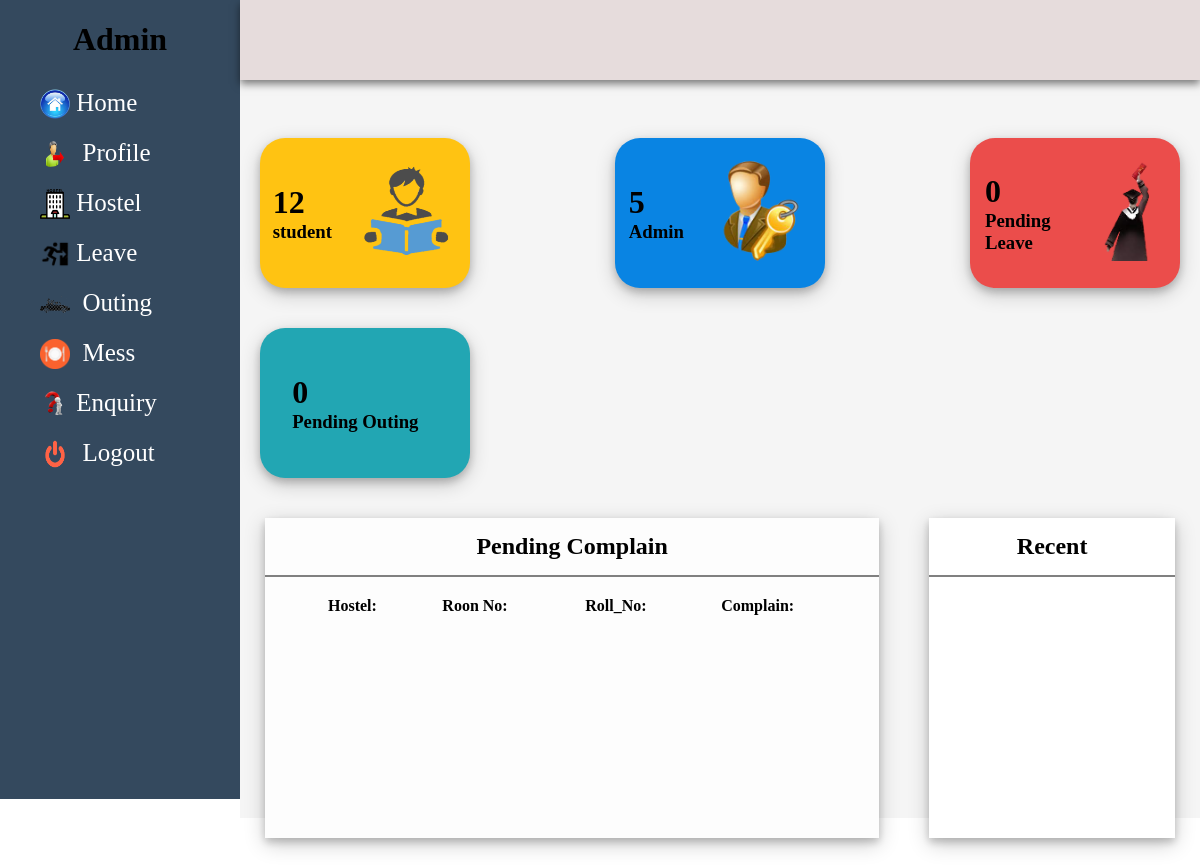
Before: / (signed in) with the older database file.
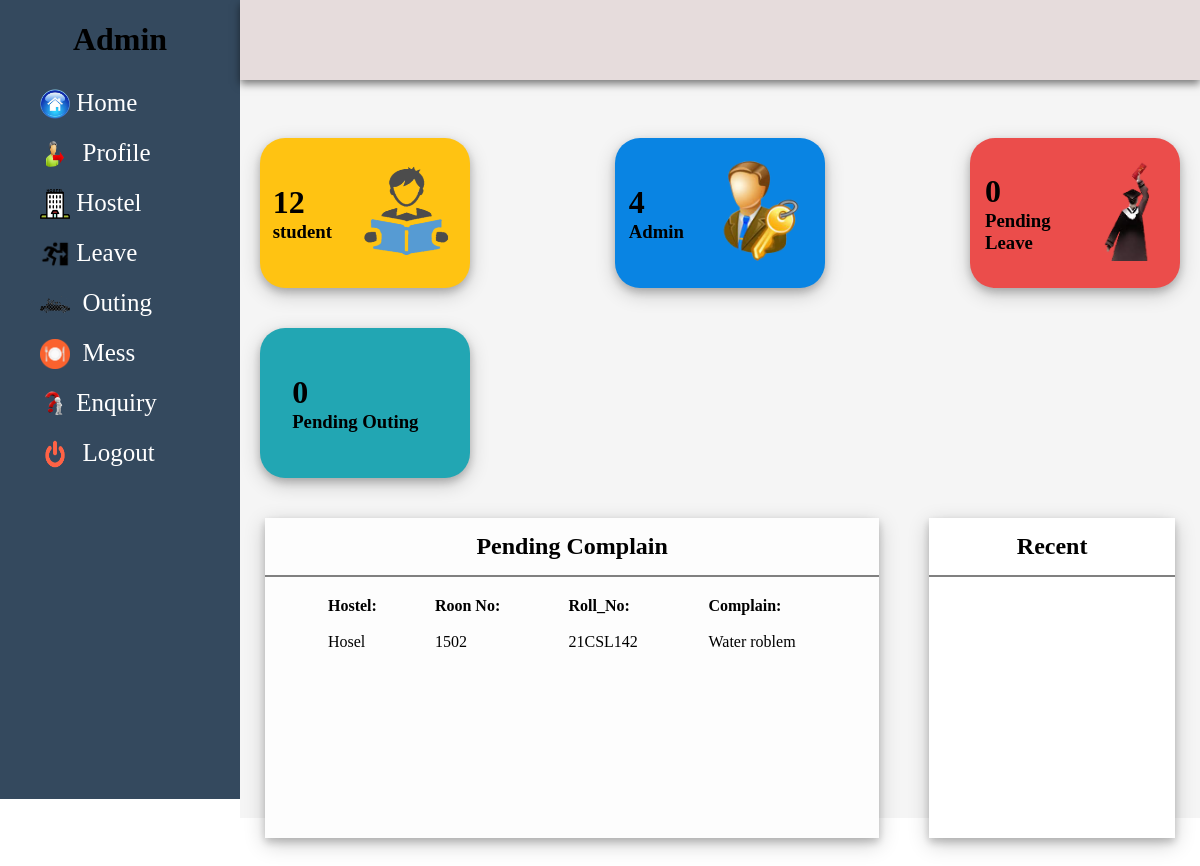
After: the same page with the newer database file.
### home/models.py (models this page shows, shortened)
class Complain(models.Model):
    roll_number = models.CharField(max_length=50)
    hostel = models.CharField(max_length=20)
    room_no = models.IntegerField()
    student_name = models.CharField(max_length=50)
    dept = models.CharField(max_length=50)
    complain = models.CharField(max_length=50)
    status = models.CharField(max_length=20,default="pending")
    Aaa = models.CharField(max_length=50, null=True)
    Aab = models.CharField(max_length=50, null=True)

### home/views.py (the view)
# urls.py: path('', views.index, name='home' ),
def index(request):
    if request.user.is_anonymous:
        return redirect('/login')
    else:
        number_of_student = AddStudent.objects.count()
        number_of_admin = int(Add_Admin.objects.count())
        pending_leave = StudentLeave.objects.filter(Aaa = 'pending')
        pending_outing = StudentOuting.objects.filter(Aaa = 'Pending')
        pending_outing = pending_outing.count()
        pending_leave = pending_leave.count()
        complain = Complain.objects.filter(status='pending')
        ee = {'number_of_student': number_of_student,  'number_of_admin':number_of_admin,
              'pending_leave':pending_leave, 'pending_outing': pending_outing,
              'complain':complain}
        em = request.user.email
        if em == 'Null@gmail.com':
            return render(request, 'index.html',ee  )
        else:
            return redirect('/student-index')

### templates/index.html (shortened to what this page needs)
{% extends 'side-menu.html' %}
{% block body %}
{%load static%}
    <div class="container">
        <div class="header">
            <div class="nav">
                <div class="user">
                    <div class="img-case">
                    </div>
                </div>
            </div>
        </div>
        <div class="content">
            <a href="/manage-student">
            <div class="cards">
                <div class="card">
                    <div class="box">
                        <h1>{{ number_of_student }}</h1>
                        <h3>student</h3>
                    </div>
                    <div class="icon-case">
                        <img src="{% static 'images/2.png' %}" alt="" width="100px" height="100px">
                    </div>
                </div>
            </a>
            <a href="manage-admin">
                <div class="card-1">
                    <div class="box">
                        <h1>{{ number_of_admin}}</h1>
                        <h3>Admin</h3>
                    </div>
                    <div class="icon-case">
                        <img src="{% static 'images/admin.png' %}" alt="" width="100px" height="100px">
                    </div>
                </div>
            </a>
                <a href="/leave">
                <div class="card-2">
                    <div class="box"style="margin-left:15px;">
                        <h1> {{ pending_leave }} </h1>
                        <h3 > Pending Leave</h3>
                    </div>
                    <div class="icon-case">
                        <img src="{% static 'images/leave.png' %}" alt="" width="100px" height="100px">
                    </div>
                </div>
            </a>
            <a href="/outing">
                <div class="card-3">
                    <div class="box"style="margin-left:15px;">
                        <h1>{{ pending_outing }}</h1>
                        <h3>Pending Outing</h3>
                    </div>
                </div>
            </div>
            <div class="content-2">
                <div class="recent">
                    <div class="title">
                        <h2>Pending Complain</h2>
                    </div>
                    <table>
                        <tr>
                            <th>Hostel:</th>
                            <th>Roon No:</th>
                            <th>Roll_No:</th>
                            <th>Complain:</th>
                        </tr>
                        {% for  c in complain %}
                        <tr>
                            <td>{{ c.hostel }}</td>
                            <td>{{ c.room_no }}</td>
                            <td>{{ c.roll_number }}</td>
                            <td>{{ c.complain }}</td>
                        </tr>
                        {% endfor %}
                    </table>
                </div>
                <div class="new">
                    <div class="title">
                        <h2>Recent</h2>
                    </div>
                </div>
            </div>
        </div>
{% endblock body %}

### templates/side-menu.html (shortened to what this page needs)
{% load static %}
<!DOCTYPE html>
<html lang="en">
    <head>
    <link rel="stylesheet" href="{% static '/css/style.css' %}">
</head>
<body>
    <div class="side-menu">
        <div class="brand-name">
            <h1>Admin</h1>
        </div>
        <ul>
            <a href="/">  <li><img src="{% static 'images/home.png' %}" alt="" width='30px' height='30px'>&nbsp;Home</li></a>
            <a href="profile"> <li><img src="{% static 'images/logout.png' %}" alt="" width='30px' height='30px'>&nbsp; Profile</li></ai>
            <a href="hostel"><li><img src="{% static 'images/hostel.png' %}" alt="" width='30px' height='30px'>&nbsp;Hostel</li></a>
            <a href="leave"> <li><img src="{% static 'images/leave-img.png' %}" alt="" width='30px' height='30px'>&nbsp;Leave</li></a>
            <a href="outing"><li><img src="{% static 'images/outing.png' %}" alt=""width='30px' height='30px'>&nbsp; Outing</li></a>
            <a href="mess"><li><img src="{% static 'images/mess.png' %}" alt=""width='30px' height='30px'>&nbsp; Mess</li></a>
            <a href="enquiry"><li><img src="{% static 'images/enquiry.png' %}" alt=""width='30px' height='30px'>&nbsp;Enquiry</li></a>
            <a href="logout"> <li><img src="{% static 'images/logout-1.png' %}"  alt=""width='30px' height='30px'> &nbsp; <a href="logout">Logout </li></a>
        </ul>
    </div>
    {% block body %}
    {% endblock body %}
    </body>
</html>

### static/css/style.css (style rules this page uses)
* { margin: 0; padding: 0; box-sizing: border-box; }
body { min-height: 100vh; }
.img-case { width: 20px; height: 20px; }
a { text-decoration: none; color: white; }
li { list-style: none; }
h1, h2 { color: rgb(0, 0, 0); }
h3 { color: rgb(0, 0, 0); }
.title { display: flex; align-items: center; justify-content: space-around; padding: 15px 10px; border-bottom: 2px solid gray; }
table { padding: 10px; margin-left: 7%; }
th, td { text-align: left; padding: 8px; }
.side-menu { position: fixed; background: #34495e; width: 20vw; min-height: 100vh; display: flex; flex-direction: column; margin-top: -19px; }
.side-menu .brand-name { height: 10vh; display: flex; align-items: center; justify-content: center; }
.side-menu li { font-size: 25px; padding: 10px 40px; display: flex; color: white; text-decoration: none; }
.container { position: absolute; right: 0; width: 80vw; height: 100vh; background: whitesmoke; }
.container .header { position: fixed; top: 0; right: 0; width: 80vw; height: 10vh; background: rgb(230, 220, 220); display: flex; align-items: center; justify-content: center; box-shadow: 0 4px 8px 0 rgba(0, 0, 0, 0.5); }
.container .header .nav { width: 90%; display: flex; align-items: center; margin-top: 51px; }
.container .content { position: relative; margin-top: 10vh; min-height: 90vh; display: fixed; }
.container .content .cards { padding: 20px 5px; display: flex; align-items: center; justify-content: space-between; flex-wrap: wrap; display: fixed; }
.container .content .cards .card { width: 210px; height: 150px; background: #FFC312; margin: 20px 15px; display: flex; align-items: center; justify-content: space-around; box-shadow: 0 4px 8px 0 rgba(0, 0, 0, 0.2), 0 6px 20px 0 rgba(0, 0, 0, 0.20); border-radius: 25px; }
.container .content .cards .card-1 { width: 210px; height: 150px; background: #0984e3; margin: 20px 15px; display: flex; align-items: center; justify-content: space-around; box-shadow: 0 4px 8px 0 rgba(0, 0, 0, 0.2), 0 6px 20px 0 rgba(0, 0, 0, 0.20); border-radius: 25px; }
.container .content .cards .card-2 { width: 210px; height: 150px; background: #eb4d4b; margin: 20px 15px; display: flex; align-items: center; justify-content: space-around; box-shadow: 0 4px 8px 0 rgba(0, 0, 0, 0.2), 0 6px 20px 0 rgba(0, 0, 0, 0.20); border-radius: 25px; }
.container .content .cards .card-3 { width: 210px; height: 150px; background: #22a6b3; margin: 20px 15px; display: flex; align-items: center; justify-content: space-around; box-shadow: 0 4px 8px 0 rgba(0, 0, 0, 0.2), 0 6px 20px 0 rgba(0, 0, 0, 0.20); border-radius: 25px; }
.container .content .content-2 { min-height: 50vh; display: flex; justify-content: space-around; align-items: flex-start; flex-wrap: wrap; }
.container .content .content-2 .recent { min-height: 40vh; flex: 5; background: #fdfdfd; margin: 0 25px 25px 25px; box-shadow: 0 4px 8px 0 rgba(0, 0, 0, 0.2), 0 6px 20px 0 rgba(0, 0, 0, 0.20); display: flex; flex-direction: column; }
.container .content .content-2 .new { flex: 2; background: rgb(255, 255, 255); min-height: 40vh; margin: 0 25px; box-shadow: 0 4px 8px 0 rgba(0, 0, 0, 0.2), 0 6px 20px 0 rgba(0, 0, 0, 0.20); }

Changed rows visible on the page:
added Complain: hostel "Hosel", room_no "1502", roll_number "21CSL142", complain "Water roblem"
Other visible differences:
{{ number_of_admin }}: "5" → "4"
